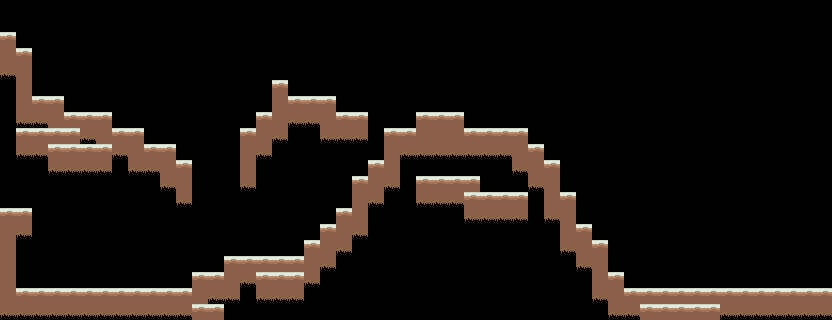

Rendered tile map (Tiled .tmx) drawn with the repository's tilesets; below, a short description and the full map source, tile grids included:
An orthogonal 52x20 tile map with 16x16 px tiles, 1 tile layer (Tile Layer 1), 2 tilesets.

<map version="1.0" tiledversion="1.0.2" orientation="orthogonal" renderorder="right-down" width="52" height="20" tilewidth="16" tileheight="16" nextobjectid="1">
 <tileset firstgid="1" source="../tilesets/snow.tsx" />
 <tileset firstgid="5" source="../tilesets/scenery.tsx" />
 <layer name="Tile Layer 1" width="52" height="20">
  <data encoding="csv">
0,0,0,0,0,0,0,0,0,0,0,0,0,0,0,0,0,0,0,0,0,0,0,0,0,0,0,0,0,0,0,0,0,0,0,0,0,0,0,0,0,0,0,0,0,0,0,0,0,0,0,0,
0,0,0,0,0,0,0,0,0,0,0,0,0,0,0,0,0,0,0,0,0,0,0,0,0,0,0,0,0,0,0,0,0,0,0,0,0,0,0,0,0,0,0,0,0,0,0,0,0,0,0,0,
1,0,0,0,0,0,0,0,0,0,0,0,0,0,0,0,0,0,0,0,0,0,0,0,0,0,0,0,0,0,0,0,0,0,0,0,0,0,0,0,0,0,0,0,0,0,0,0,0,0,0,0,
2,1,0,0,0,0,0,0,0,0,0,0,0,0,0,0,0,0,0,0,0,0,0,0,0,0,0,0,0,0,0,0,0,0,0,0,0,0,0,0,0,0,0,0,0,0,0,0,0,0,0,0,
3,2,0,0,0,0,0,0,0,0,0,0,0,0,0,0,0,0,0,0,0,0,0,0,0,0,0,0,0,0,0,0,0,0,0,0,0,0,0,0,0,0,0,0,0,0,0,0,0,0,0,0,
4,2,0,0,0,0,0,0,0,0,0,0,0,0,0,0,0,1,0,0,0,0,0,0,0,0,0,0,0,0,0,0,0,0,0,0,0,0,0,0,0,0,0,0,0,0,0,0,0,0,0,0,
4,2,1,1,0,0,0,0,0,0,0,0,0,0,0,0,0,2,1,1,1,0,0,0,0,0,0,0,0,0,0,0,0,0,0,0,0,0,0,0,0,0,0,0,0,0,0,0,0,0,0,0,
4,3,3,2,1,1,1,0,0,0,0,0,0,0,0,0,1,2,3,3,2,1,1,0,0,0,1,1,1,0,0,0,0,0,0,0,0,0,0,0,0,0,0,0,0,0,0,0,0,0,0,0,
4,1,1,1,1,3,2,1,1,0,0,0,0,0,0,1,2,3,4,4,3,3,3,0,1,1,2,2,2,1,1,1,1,0,0,0,0,0,0,0,0,0,0,0,0,0,0,0,0,0,0,0,
4,3,3,1,1,1,1,3,2,1,1,0,0,0,0,2,3,4,4,0,0,0,0,0,2,3,3,3,3,3,3,3,2,1,0,0,0,0,0,0,0,0,0,0,0,0,0,0,0,0,0,0,
4,4,4,3,3,3,3,4,3,3,2,1,0,0,0,2,4,0,0,0,0,0,0,1,2,4,4,4,4,4,4,4,3,2,1,0,0,0,0,0,0,0,0,0,0,0,0,0,0,0,0,0,
4,4,4,4,4,4,4,4,4,4,3,2,0,0,0,3,0,0,0,0,0,0,1,2,3,4,1,1,1,1,4,4,4,3,2,0,0,0,0,0,0,0,0,0,0,0,0,0,0,0,0,0,
4,4,4,4,4,4,0,0,0,0,0,3,0,0,0,0,0,0,0,0,0,0,2,3,4,4,3,3,3,1,1,1,1,4,2,1,0,0,0,0,0,0,0,0,0,0,0,0,0,0,0,0,
1,1,4,4,0,0,0,0,0,0,0,0,0,0,0,0,0,0,0,0,0,1,2,4,4,4,4,4,4,3,3,3,3,4,3,2,0,0,0,0,0,0,0,0,0,0,0,0,0,0,0,0,
2,3,4,0,0,0,0,0,0,0,0,0,0,0,0,0,0,0,0,0,1,2,3,4,4,4,4,4,4,4,4,4,4,4,4,2,1,0,0,0,0,0,0,0,0,0,0,0,0,0,0,0,
2,4,4,0,0,0,0,0,0,0,0,0,0,0,0,0,0,0,0,1,2,3,4,4,4,4,4,4,4,4,4,4,4,4,4,3,2,1,0,0,0,0,0,0,0,0,0,0,0,0,0,0,
2,4,0,0,0,0,0,0,0,0,0,0,0,0,1,1,1,1,1,2,3,4,4,4,4,4,4,4,4,4,4,4,4,4,4,4,3,2,0,0,0,0,0,0,0,0,0,0,0,0,0,0,
2,4,0,0,0,0,0,0,0,0,0,0,1,1,2,3,1,1,1,3,4,4,4,4,4,4,4,4,4,4,4,4,4,4,4,4,4,2,1,0,0,0,0,0,0,0,0,0,0,0,0,0,
2,1,1,1,1,1,1,1,1,1,1,1,2,3,3,4,3,3,3,4,4,4,4,4,4,4,4,4,4,4,4,4,4,4,4,4,4,3,2,1,1,1,1,1,1,1,1,1,1,1,1,1,
3,3,3,3,3,3,3,3,3,3,3,3,1,1,4,4,4,4,4,4,4,4,4,4,4,4,4,4,4,4,4,4,4,4,4,4,4,4,3,3,1,1,1,1,1,3,3,3,3,3,3,3
</data>
 </layer>
</map>